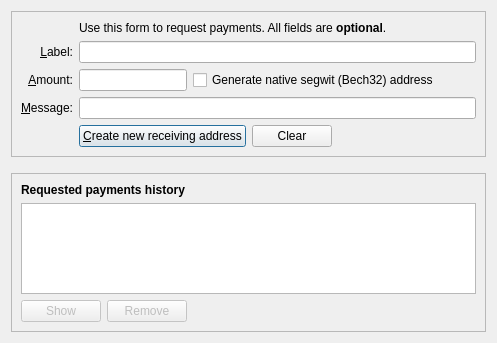
<?xml version="1.0" encoding="UTF-8"?>
<ui version="4.0">
 <class>ReceiveCoinsDialog</class>
 <widget class="QDialog" name="ReceiveCoinsDialog">
  <property name="geometry">
   <rect>
    <x>0</x>
    <y>0</y>
    <width>497</width>
    <height>343</height>
   </rect>
  </property>
  <layout class="QVBoxLayout" name="verticalLayout" stretch="0,0,1">
   <item>
    <widget class="QFrame" name="frame2">
     <property name="sizePolicy">
      <sizepolicy hsizetype="Preferred" vsizetype="Expanding">
       <horstretch>0</horstretch>
       <verstretch>0</verstretch>
      </sizepolicy>
     </property>
     <property name="frameShape">
      <enum>QFrame::StyledPanel</enum>
     </property>
     <property name="frameShadow">
      <enum>QFrame::Sunken</enum>
     </property>
     <layout class="QVBoxLayout" name="verticalLayout_3">
      <item>
       <layout class="QGridLayout" name="gridLayout">
        <item row="5" column="0">
         <widget class="QLabel" name="label">
          <property name="toolTip">
           <string>An optional amount to request. Leave this empty or zero to not request a specific amount.</string>
          </property>
          <property name="text">
           <string>&amp;Amount:</string>
          </property>
          <property name="alignment">
           <set>Qt::AlignRight|Qt::AlignTrailing|Qt::AlignVCenter</set>
          </property>
          <property name="buddy">
           <cstring>reqAmount</cstring>
          </property>
         </widget>
        </item>
        <item row="6" column="0">
         <widget class="QLabel" name="label_3">
          <property name="toolTip">
           <string>An optional message to attach to the payment request, which will be displayed when the request is opened. Note: The message will not be sent with the payment over the Bitcoin network.</string>
          </property>
          <property name="text">
           <string>&amp;Message:</string>
          </property>
          <property name="alignment">
           <set>Qt::AlignRight|Qt::AlignTrailing|Qt::AlignVCenter</set>
          </property>
          <property name="buddy">
           <cstring>reqMessage</cstring>
          </property>
         </widget>
        </item>
        <item row="4" column="2">
         <widget class="QLineEdit" name="reqLabel">
          <property name="toolTip">
           <string>An optional label to associate with the new receiving address (used by you to identify an invoice).  It is also attached to the payment request.</string>
          </property>
         </widget>
        </item>
        <item row="2" column="2">
         <widget class="QLabel" name="label_5">
          <property name="text">
           <string>Use this form to request payments. All fields are &lt;b&gt;optional&lt;/b&gt;.</string>
          </property>
         </widget>
        </item>
        <item row="4" column="0">
         <widget class="QLabel" name="label_2">
          <property name="toolTip">
           <string>An optional label to associate with the new receiving address.</string>
          </property>
          <property name="text">
           <string>&amp;Label:</string>
          </property>
          <property name="alignment">
           <set>Qt::AlignRight|Qt::AlignTrailing|Qt::AlignVCenter</set>
          </property>
          <property name="buddy">
           <cstring>reqLabel</cstring>
          </property>
         </widget>
        </item>
        <item row="6" column="2">
         <widget class="QLineEdit" name="reqMessage">
          <property name="toolTip">
           <string>An optional message that is attached to the payment request and may be displayed to the sender.</string>
          </property>
         </widget>
        </item>
        <item row="7" column="2">
         <layout class="QHBoxLayout" name="horizontalLayout">
          <item>
           <widget class="QPushButton" name="receiveButton">
            <property name="minimumSize">
             <size>
              <width>150</width>
              <height>0</height>
             </size>
            </property>
            <property name="text">
             <string>&amp;Create new receiving address</string>
            </property>
            <property name="icon">
             <iconset resource="../bitcoin.qrc">
              <normaloff>:/icons/receiving_addresses</normaloff>:/icons/receiving_addresses</iconset>
            </property>
            <property name="autoDefault">
             <bool>false</bool>
            </property>
            <property name="default">
             <bool>true</bool>
            </property>
           </widget>
          </item>
          <item>
           <widget class="QPushButton" name="clearButton">
            <property name="sizePolicy">
             <sizepolicy hsizetype="Minimum" vsizetype="Fixed">
              <horstretch>0</horstretch>
              <verstretch>0</verstretch>
             </sizepolicy>
            </property>
            <property name="toolTip">
             <string>Clear all fields of the form.</string>
            </property>
            <property name="text">
             <string>Clear</string>
            </property>
            <property name="icon">
             <iconset resource="../bitcoin.qrc">
              <normaloff>:/icons/remove</normaloff>:/icons/remove</iconset>
            </property>
            <property name="autoDefault">
             <bool>false</bool>
            </property>
           </widget>
          </item>
          <item>
           <spacer name="horizontalSpacer">
            <property name="orientation">
             <enum>Qt::Horizontal</enum>
            </property>
            <property name="sizeHint" stdset="0">
             <size>
              <width>40</width>
              <height>20</height>
             </size>
            </property>
           </spacer>
          </item>
         </layout>
        </item>
        <item row="7" column="0">
         <widget class="QLabel" name="label_7">
          <property name="text">
           <string/>
          </property>
         </widget>
        </item>
        <item row="5" column="2">
         <layout class="QHBoxLayout" name="horizontalLayout_6">
          <item>
           <widget class="BitcoinAmountField" name="reqAmount">
            <property name="sizePolicy">
             <sizepolicy hsizetype="Fixed" vsizetype="Fixed">
              <horstretch>0</horstretch>
              <verstretch>0</verstretch>
             </sizepolicy>
            </property>
            <property name="minimumSize">
             <size>
              <width>80</width>
              <height>0</height>
             </size>
            </property>
            <property name="maximumSize">
             <size>
              <width>1000</width>
              <height>100</height>
             </size>
            </property>
            <property name="toolTip">
             <string>An optional amount to request. Leave this empty or zero to not request a specific amount.</string>
            </property>
           </widget>
          </item>
          <item>
           <widget class="QCheckBox" name="useBech32">
            <property name="sizePolicy">
             <sizepolicy hsizetype="Fixed" vsizetype="Fixed">
              <horstretch>0</horstretch>
              <verstretch>0</verstretch>
             </sizepolicy>
            </property>
            <property name="maximumSize">
             <size>
              <width>1000</width>
              <height>16777215</height>
             </size>
            </property>
            <property name="focusPolicy">
             <enum>Qt::StrongFocus</enum>
            </property>
            <property name="toolTip">
             <string>Native segwit addresses (aka Bech32 or BIP-173) reduce your transaction fees later on and offer better protection against typos, but old wallets don't support them. When unchecked, an address compatible with older wallets will be created instead.</string>
            </property>
            <property name="text">
             <string>Generate native segwit (Bech32) address</string>
            </property>
           </widget>
          </item>
          <item>
           <spacer name="horizontalSpacer_3">
            <property name="orientation">
             <enum>Qt::Horizontal</enum>
            </property>
            <property name="sizeHint" stdset="0">
             <size>
              <width>0</width>
              <height>0</height>
             </size>
            </property>
           </spacer>
          </item>
         </layout>
        </item>
       </layout>
      </item>
     </layout>
    </widget>
   </item>
   <item>
    <spacer name="verticalSpacer_2">
     <property name="orientation">
      <enum>Qt::Vertical</enum>
     </property>
     <property name="sizeHint" stdset="0">
      <size>
       <width>20</width>
       <height>10</height>
      </size>
     </property>
    </spacer>
   </item>
   <item>
    <widget class="QFrame" name="frame">
     <property name="sizePolicy">
      <sizepolicy hsizetype="Preferred" vsizetype="Expanding">
       <horstretch>0</horstretch>
       <verstretch>0</verstretch>
      </sizepolicy>
     </property>
     <property name="frameShape">
      <enum>QFrame::StyledPanel</enum>
     </property>
     <property name="frameShadow">
      <enum>QFrame::Raised</enum>
     </property>
     <layout class="QVBoxLayout" name="verticalLayout_2">
      <item>
       <widget class="QLabel" name="label_6">
        <property name="font">
         <font>
          <weight>75</weight>
          <bold>true</bold>
         </font>
        </property>
        <property name="text">
         <string>Requested payments history</string>
        </property>
       </widget>
      </item>
      <item>
       <widget class="QTableView" name="recentRequestsView">
        <property name="contextMenuPolicy">
         <enum>Qt::CustomContextMenu</enum>
        </property>
        <property name="tabKeyNavigation">
         <bool>false</bool>
        </property>
        <property name="sortingEnabled">
         <bool>true</bool>
        </property>
       </widget>
      </item>
      <item>
       <layout class="QHBoxLayout" name="horizontalLayout_2">
        <item>
         <widget class="QPushButton" name="showRequestButton">
          <property name="enabled">
           <bool>false</bool>
          </property>
          <property name="toolTip">
           <string>Show the selected request (does the same as double clicking an entry)</string>
          </property>
          <property name="text">
           <string>Show</string>
          </property>
          <property name="icon">
           <iconset resource="../bitcoin.qrc">
            <normaloff>:/icons/edit</normaloff>:/icons/edit</iconset>
          </property>
          <property name="autoDefault">
           <bool>false</bool>
          </property>
         </widget>
        </item>
        <item>
         <widget class="QPushButton" name="removeRequestButton">
          <property name="enabled">
           <bool>false</bool>
          </property>
          <property name="toolTip">
           <string>Remove the selected entries from the list</string>
          </property>
          <property name="text">
           <string>Remove</string>
          </property>
          <property name="icon">
           <iconset resource="../bitcoin.qrc">
            <normaloff>:/icons/remove</normaloff>:/icons/remove</iconset>
          </property>
          <property name="autoDefault">
           <bool>false</bool>
          </property>
         </widget>
        </item>
        <item>
         <spacer name="horizontalSpacer_2">
          <property name="orientation">
           <enum>Qt::Horizontal</enum>
          </property>
          <property name="sizeHint" stdset="0">
           <size>
            <width>40</width>
            <height>20</height>
           </size>
          </property>
         </spacer>
        </item>
       </layout>
      </item>
     </layout>
    </widget>
   </item>
  </layout>
 </widget>
 <customwidgets>
  <customwidget>
   <class>BitcoinAmountField</class>
   <extends>QLineEdit</extends>
   <header>qt/bitcoinamountfield.h</header>
   <container>1</container>
  </customwidget>
 </customwidgets>
 <tabstops>
  <tabstop>reqLabel</tabstop>
  <tabstop>reqAmount</tabstop>
  <tabstop>useBech32</tabstop>
  <tabstop>reqMessage</tabstop>
  <tabstop>receiveButton</tabstop>
  <tabstop>clearButton</tabstop>
  <tabstop>recentRequestsView</tabstop>
  <tabstop>showRequestButton</tabstop>
  <tabstop>removeRequestButton</tabstop>
 </tabstops>
 <resources>
  <include location="../bitcoin.qrc"/>
 </resources>
 <connections/>
</ui>
